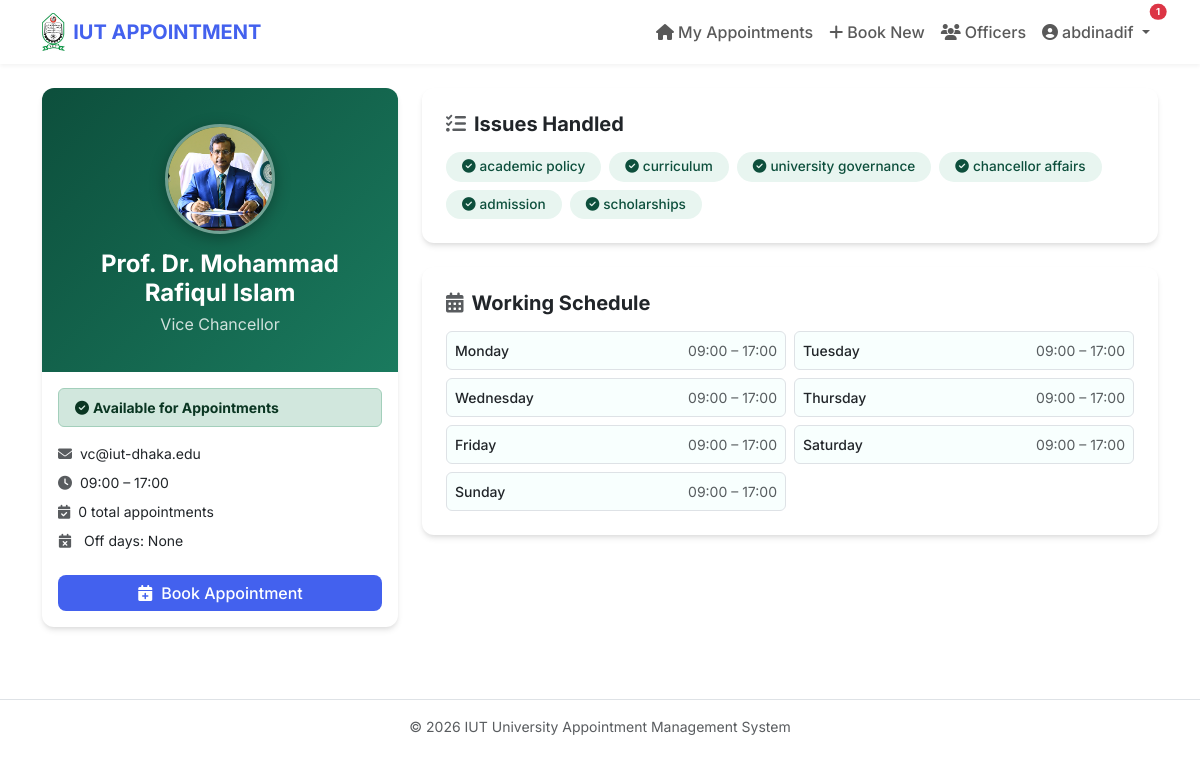
/officer/1 (signed in), run on the app's committed database.
### models.py (models this page shows, shortened)
class User(db.Model, UserMixin):
    id = db.Column(db.Integer, primary_key=True)
    name = db.Column(db.String(100), nullable=False)
    email = db.Column(db.String(120), unique=True, nullable=False)
    password = db.Column(db.String(200), nullable=False)
    role = db.Column(db.String(20), nullable=False, default='student')
    student_id_num = db.Column(db.String(50), nullable=True)
    department = db.Column(db.String(100), nullable=True)
    dark_mode = db.Column(db.Boolean, default=False)
    is_active = db.Column(db.Boolean, default=True)
    email_verified = db.Column(db.Boolean, default=False)
    email_verify_token = db.Column(db.String(64), nullable=True)
    failed_logins = db.Column(db.Integer, default=0)
    locked_until = db.Column(db.DateTime, nullable=True)
    created_at = db.Column(db.DateTime, default=lambda: datetime.now(timezone.utc))
    last_seen = db.Column(db.DateTime, default=lambda: datetime.now(timezone.utc))
    appointments = db.relationship('Appointment', backref='student_user', lazy=True)
    notifications = db.relationship('Notification', backref='user', lazy=True)

class Officer(db.Model):
    id = db.Column(db.Integer, primary_key=True)
    name = db.Column(db.String(100), nullable=False)
    designation = db.Column(db.String(100), nullable=False)
    bio = db.Column(db.Text, nullable=True)
    handles = db.Column(db.Text, nullable=True)   # comma-separated issues handled
    email = db.Column(db.String(120), nullable=True)
    room = db.Column(db.String(50), nullable=True)
    photo_url = db.Column(db.String(255), nullable=True)
    is_active = db.Column(db.Boolean, default=True)
    work_start = db.Column(db.String(5), default="08:00")
    work_end = db.Column(db.String(5), default="17:00")
    daily_limit = db.Column(db.Integer, default=0)
    recurring_off_days = db.Column(db.String(20), default="")
    unavailabilities = db.relationship('OfficerUnavailability', backref='officer', lazy=True, cascade='all, delete-orphan')
    working_hours = db.relationship('OfficerWorkingHours', backref='officer', lazy=True, cascade='all, delete-orphan')
    avg_appointment_duration = db.Column(db.Integer, default=15) # New: for waiting time prediction
    def get_off_days(self):
        if not self.recurring_off_days:
            return []
        return [int(d) for d in self.recurring_off_days.split(',') if d]
    def get_handles(self):
        if not self.handles:
            return []
        return [h.strip() for h in self.handles.split(',') if h.strip()]

### routes/student.py (the view)
@student_bp.route('/officer/<int:officer_id>')
@login_required
def officer_profile(officer_id):
    officer = db.session.get(Officer, officer_id)
    if not officer:
        from flask import abort
        abort(404)
    today = datetime.now(timezone.utc).date()
    unavail = get_unavailability(officer_id, today)
    total_apts = Appointment.query.filter_by(officer_id=officer_id).count()
    return render_template('student/officer_profile.html', officer=officer,
                           today=today, unavail=unavail, total_apts=total_apts)

### app.py (called while the page is built)
@login_manager.user_loader
def load_user(user_id):
    return db.session.get(User, int(user_id))

@app.before_request
def check_session_timeout():
    if current_user.is_authenticated:
        last = session.get('last_activity')
        now = datetime.now(timezone.utc).timestamp()
        if last and (now - last) > 30 * 60:
            logout_user()
            session.clear()
            from flask import flash
            flash('Session expired due to inactivity.', 'warning')
            return redirect(url_for('auth.login'))
        session['last_activity'] = now
        session.permanent = True
        current_user.last_seen = datetime.now(timezone.utc)
        db.session.commit()

### routes/student.py (called while the page is built)
def get_unavailability(officer_id, date):
    return OfficerUnavailability.query.filter(
        OfficerUnavailability.officer_id == officer_id,
        OfficerUnavailability.start_date <= date,
        OfficerUnavailability.end_date >= date
    ).first()

### templates/student/officer_profile.html (shortened to what this page needs)
{% extends "layout.html" %}
{% block content %}
<div class="row">
  <div class="col-md-4">
    <div class="card overflow-hidden mb-4">
      <div style="background:linear-gradient(135deg,#0d4f3c,#1a7a5e);padding:36px 24px;text-align:center;">
        {% if officer.photo_url %}
        <div style="width:110px;height:110px;border-radius:50%;overflow:hidden;margin:0 auto 16px;border:3px solid rgba(255,255,255,.4);box-shadow:0 4px 16px rgba(0,0,0,.3);">
          <img src="{{ url_for('static', filename=officer.photo_url) }}" alt="{{ officer.name }}" style="width:100%;height:100%;object-fit:cover;object-position:top;">
        </div>
        {% else %}
        <div style="width:90px;height:90px;background:rgba(255,255,255,.2);border-radius:50%;display:flex;align-items:center;justify-content:center;margin:0 auto 16px;font-size:2.5rem;color:#fff;">
          <i class="fas fa-user-tie"></i>
        </div>
        {% endif %}
        <h4 style="color:#fff;font-weight:700;margin:0;">{{ officer.name }}</h4>
        <p style="color:rgba(255,255,255,.8);margin:4px 0 0;">{{ officer.designation }}</p>
      </div>
      <div class="card-body">
        {% if unavail %}
        <div class="alert alert-danger py-2 small">
          <i class="fas fa-ban me-1"></i><strong>Currently Unavailable</strong><br>
          Until {{ unavail.end_date.strftime('%d %b %Y') }}<br>
          <span class="text-muted">{{ unavail.reason }}</span>
        </div>
        {% else %}
        <div class="alert alert-success py-2 small">
          <i class="fas fa-check-circle me-1"></i><strong>Available for Appointments</strong>
        </div>
        {% endif %}
        <ul class="list-unstyled small mt-3">
          {% if officer.email %}
          <li class="mb-2"><i class="fas fa-envelope me-2 text-muted"></i>{{ officer.email }}</li>
          {% endif %}
          <li class="mb-2"><i class="fas fa-clock me-2 text-muted"></i>{{ officer.work_start }} – {{ officer.work_end }}</li>
          <li class="mb-2"><i class="fas fa-calendar-check me-2 text-muted"></i>{{ total_apts }} total appointments</li>
          <li class="mb-2">
            <i class="fas fa-calendar-times me-2 text-muted"></i>
            Off days:
            {% set days = ['Mon','Tue','Wed','Thu','Fri','Sat','Sun'] %}
            {% if not officer.get_off_days() %}None{% endif %}
          </li>
        </ul>
        {% if not unavail %}
        <a href="{{ url_for('student.book_appointment') }}" class="btn btn-primary w-100 mt-2">
          <i class="fas fa-calendar-plus me-2"></i>Book Appointment
        </a>
        {% endif %}
      </div>
    </div>
  </div>
  <div class="col-md-8">
    {% if officer.get_handles() %}
    <div class="card mb-4 p-4">
      <h5 class="fw-bold mb-3"><i class="fas fa-tasks me-2 text-muted"></i>Issues Handled</h5>
      <div class="d-flex flex-wrap gap-2">
        {% for tag in officer.get_handles() %}
        <span class="badge rounded-pill px-3 py-2" style="background:#e8f5f0;color:#0d4f3c;font-size:.85rem;font-weight:500;">
          <i class="fas fa-check-circle me-1"></i>{{ tag }}
        </span>
        {% endfor %}
      </div>
    </div>
    {% endif %}
    <div class="card p-4">
      <h5 class="fw-bold mb-3"><i class="fas fa-calendar-alt me-2 text-muted"></i>Working Schedule</h5>
      {% set day_names = ['Monday','Tuesday','Wednesday','Thursday','Friday','Saturday','Sunday'] %}
      {% set off_days = officer.get_off_days() %}
      <div class="row g-2">
        {% for i in range(7) %}
        {% set is_off = i in off_days %}
        {% set override = officer.working_hours|selectattr('weekday','eq',i)|first %}
        <div class="col-md-6">
          <div class="d-flex justify-content-between align-items-center p-2 rounded"
               style="background:{{ '#f8d7da' if is_off else '#f8fffe' }};border:1px solid {{ '#f5c6cb' if is_off else '#dee2e6' }};">
            <span class="fw-medium small">{{ day_names[i] }}</span>
            {% if is_off %}
            <span class="badge bg-danger">Off</span>
            {% elif override %}
            <span class="text-muted small">{{ override.start_time }} – {{ override.end_time }}</span>
            {% else %}
            <span class="text-muted small">{{ officer.work_start }} – {{ officer.work_end }}</span>
            {% endif %}
          </div>
        </div>
        {% endfor %}
      </div>
    </div>
  </div>
</div>
{% endblock %}

### templates/layout.html (shortened to what this page needs)
<!DOCTYPE html>
<html lang="en" data-bs-theme="{{ 'dark' if current_user.is_authenticated and current_user.dark_mode else 'light' }}">
<head>
    <link href="https://cdn.jsdelivr.net/npm/bootstrap@5.3.0/dist/css/bootstrap.min.css" rel="stylesheet">
    <link rel="stylesheet" href="https://cdnjs.cloudflare.com/ajax/libs/font-awesome/6.4.0/css/all.min.css">
</head>
<body>
<nav class="navbar navbar-expand-lg sticky-top">
    <div class="container">
        <a class="navbar-brand d-flex align-items-center" href="{{ url_for('index') }}">
            <img src="{{ url_for('static', filename='iut_logo.png') }}" alt="IUT" height="38" class="me-2" style="object-fit:contain;">
            IUT APPOINTMENT
        </a>
        <div class="collapse navbar-collapse" id="navbarNav">
            <ul class="navbar-nav ms-auto align-items-center">
                {% if current_user.is_authenticated %}
                    {% if current_user.role == 'super_admin' %}
                        <li class="nav-item"><a class="nav-link" href="{{ url_for('super_admin.dashboard') }}"><i class="fas fa-shield-alt me-1"></i>Control Panel</a></li>
                        <li class="nav-item"><a class="nav-link" href="{{ url_for('admin.dashboard') }}"><i class="fas fa-tachometer-alt me-1"></i>Admin View</a></li>
                        <li class="nav-item"><a class="nav-link" href="{{ url_for('super_admin.audit_log') }}"><i class="fas fa-history me-1"></i>Audit Log</a></li>
                    {% else %}
                        <li class="nav-item"><a class="nav-link" href="{{ url_for('student.dashboard') }}"><i class="fas fa-home me-1"></i>My Appointments</a></li>
                        <li class="nav-item"><a class="nav-link" href="{{ url_for('student.book_appointment') }}"><i class="fas fa-plus me-1"></i>Book New</a></li>
                        <li class="nav-item"><a class="nav-link" href="{{ url_for('student.officer_list') }}"><i class="fas fa-users me-1"></i>Officers</a></li>
                    {% endif %}
                    <li class="nav-item dropdown">
                        <a class="nav-link dropdown-toggle position-relative" href="#" data-bs-toggle="dropdown">
                            <i class="fas fa-user-circle me-1"></i>{{ current_user.name }}
                            {% set unread = current_user.notifications | selectattr('is_read','equalto',false) | list %}
                            {% if unread %}
                            <span class="position-absolute top-0 start-100 translate-middle badge rounded-pill bg-danger" id="notif-badge" style="font-size:.6rem">{{ unread|length }}</span>
                            {% else %}
                            <span id="notif-badge" class="position-absolute top-0 start-100 translate-middle badge rounded-pill bg-danger" style="font-size:.6rem;display:none;"></span>
                            {% endif %}
                        </a>
                    </li>
                {% else %}
                    <li class="nav-item"><a class="nav-link" href="{{ url_for('auth.login') }}">Login</a></li>
                    <li class="nav-item"><a class="nav-link" href="{{ url_for('auth.register') }}">Register</a></li>
                {% endif %}
            </ul>
        </div>
    </div>
</nav>
<div class="container mt-4 mb-5">
    {% block content %}{% endblock %}
</div>
<footer class="py-3 text-center text-muted small border-top">
    &copy; 2026 IUT University Appointment Management System
</footer>
</body>
</html>

### templates/layout.html (style rules this page uses)
:root { --primary-color: #4361ee; --secondary-color: #3f37c9; --card-shadow: 0 4px 6px -1px rgba(0,0,0,.1), 0 2px 4px -1px rgba(0,0,0,.06); }
body { font-family: 'Inter', sans-serif; }
.navbar { box-shadow: 0 2px 4px rgba(0,0,0,.05); }
.navbar-brand { font-weight: 700; color: var(--primary-color) !important; }
.card { border: none; border-radius: 12px; box-shadow: var(--card-shadow); }
.btn-primary { background-color: var(--primary-color); border: none; border-radius: 8px; font-weight: 500; }
.nav-link { font-weight: 500; }

### data on the page
User: name "abdinadif"
Officer: photo_url (picture), name "Prof. Dr. Mohammad Rafiqul Islam", designation "Vice Chancellor", email "vc@iut-dhaka.edu", work_start "09:00", work_end "17:00", work_start "09:00" "09:00" "09:00" "09:00" "09:00" "09:00" "09:00", work_end "17:00" "17:00" "17:00" "17:00" "17:00" "17:00" "17:00"

### other printed values
{{ unread|length }} "1"
{{ total_apts }} "0"
{{ tag }} "academic policy" "curriculum" "university governance" "chancellor affairs" "admission" "scholarships"
{{ day_names[i] }} "Monday" "Tuesday" "Wednesday" "Thursday" "Friday" "Saturday" "Sunday"
